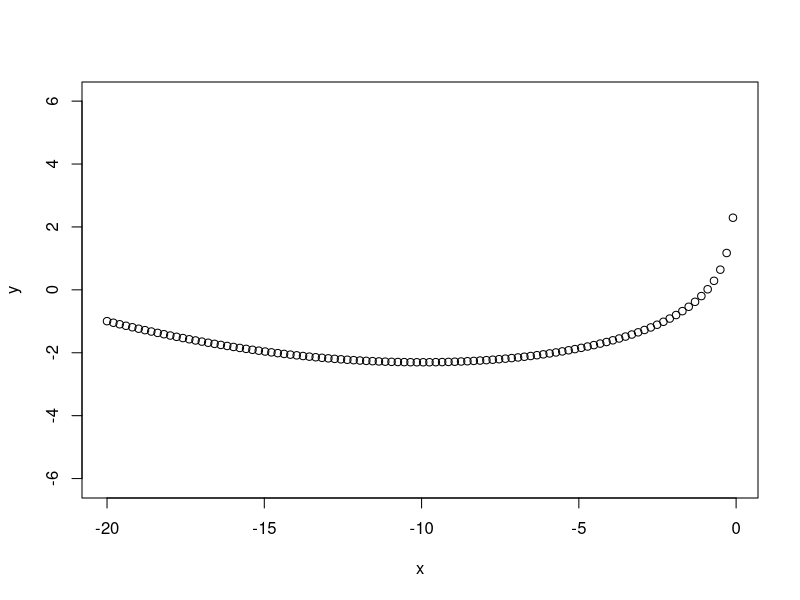
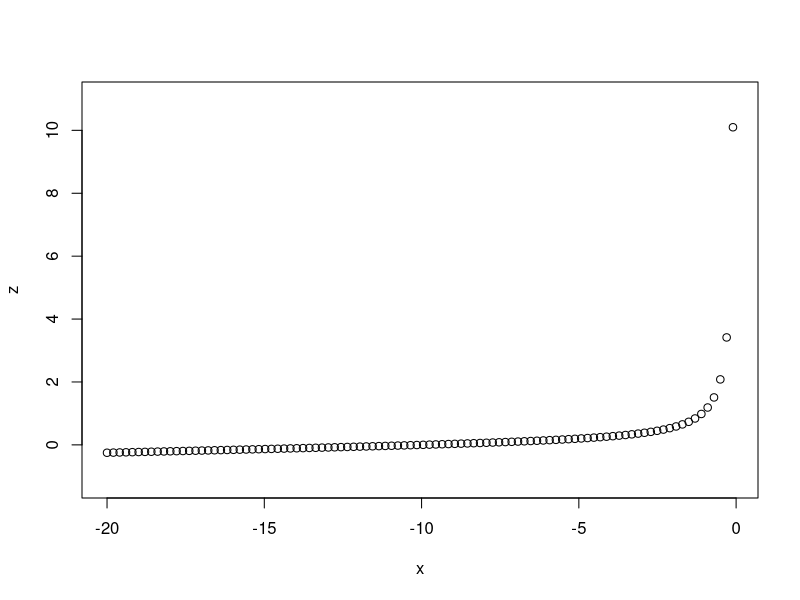
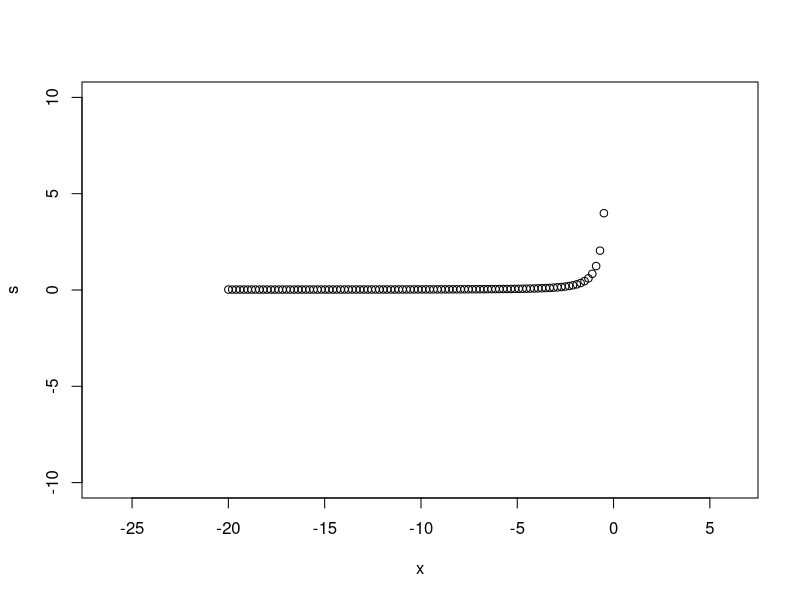

These figures' R source, in order:
rm(list=ls())
x <- seq(-0.1, -20, length.out = 100)
alpha <- 0.1

y <- -log(-x) + alpha*x + alpha^2*x^2

plot(x, y, asp = T)

# plot the derivative
z <- -1/x + alpha + 2*alpha^2*x
plot(x, z, asp = T)

# plot the second derivative
s <- 1/x^2 + 2*alpha^2
plot(x, s, asp = T, ylim = c(-10,10))

######################

set.seed(10)
trials <- 10000
mu <- 5
alpha <- 4
x <- rnorm(trials, mean = mu, sd = mu/alpha)
var(x)
(mu/alpha)^2
x2 <- x^2
var(x2)
2*(1+2*alpha^2)*((mu/alpha)^4)
# https://stats.stackexchange.com/questions/119818/non-zero-mean-and-finite-variance-gaussian-squared-r-v-has-non-central-chi-squar

